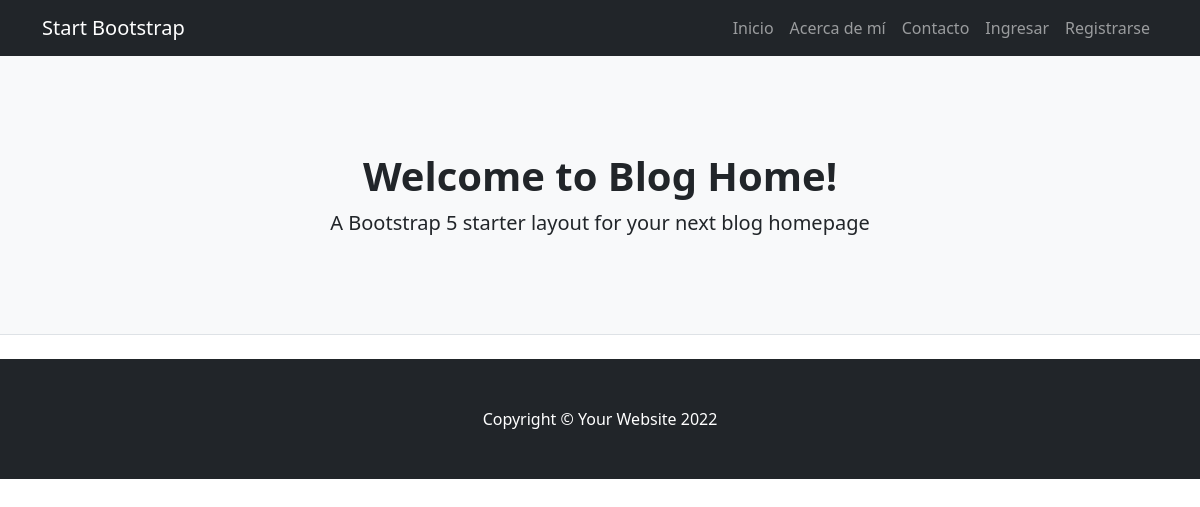
/blog-terror/listar/, run on an earlier commit of the app's database.
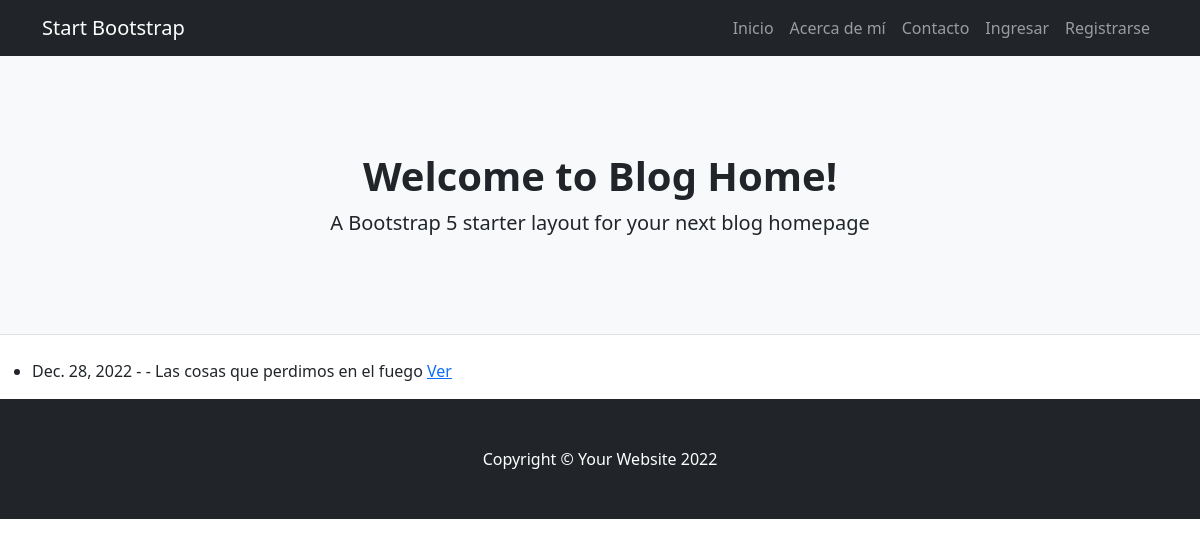
And on a later commit of the database.
### blog_terror/models.py (models this page shows)
class Post(models.Model):
    titulo = models.CharField(max_length=100)
    sub_titulo = models.CharField(max_length=100)
    texto = models.TextField(max_length=3000)
    publicado_el = models.DateField()

### blog_terror/views.py (the view)
# urls.py: path("blog-terror/listar/", PostList.as_view(), name= "blog-terror-listar"),
class PostList(ListView):
    model = Post

### blog_terror/templates/blog_terror/post_list.html (shortened to what this page needs)
{% extends "blog_terror/base.html" %}
{% block contenido %}
<ul>
{% for post in object_list %}
    <li>
        {{post.publicado_el}} - - {{post.titulo}}
        <a href="{% url 'blog-terror-detalle' post.id %}">Ver</a>
    </li>
{% endfor %}
</ul>
{% endblock %}

### blog_terror/templates/blog_terror/base.html (shortened to what this page needs)
<!DOCTYPE html>
<html lang="en">
    <head>
        {%load static%}
        <link href="{% static 'blog_terror/css/styles.css' %}" rel="stylesheet" />
    </head>
    <body>
        <nav class="navbar navbar-expand-lg navbar-dark bg-dark">
            <div class="container">
                <a class="navbar-brand" href="#!">Start Bootstrap</a>
                <div class="collapse navbar-collapse" id="navbarSupportedContent">
                    <ul class="navbar-nav ms-auto mb-2 mb-lg-0">
                        <li class="nav-item"><a class="nav-link" href="{% url 'blog-terror-index' %}">Inicio</a></li>
                        <li class="nav-item"><a class="nav-link" href="#!">Acerca de mí</a></li>
                        <li class="nav-item"><a class="nav-link" href="#!">Contacto</a></li>
                        {% if user.is_authenticated %}
                        <li class="nav-item"><a class="nav-link" href= "{% url 'blog-terror-listar' %}">Admin Blog</a></li>
                        <li class="nav-item"><a class="nav-link" href= "{% url 'blog-terror-logout' %}">Salir</a></li>
                        {%else%}
                        <li class="nav-item"><a class="nav-link" href= "{% url 'blog-terror-login' %}">Ingresar</a></li>
                        <li class="nav-item"><a class="nav-link" href= "{% url 'blog-terror-signup' %}">Registrarse</a></li>
                        {% endif %}
                    </ul>
                </div>
            </div>
        </nav>
        <header class="py-5 bg-light border-bottom mb-4">
            <div class="container">
                <div class="text-center my-5">
                    <h1 class="fw-bolder">Welcome to Blog Home!</h1>
                    <p class="lead mb-0">A Bootstrap 5 starter layout for your next blog homepage</p>
                </div>
            </div>
        </header>
        {% block contenido %} {% endblock %}
        <footer class="py-5 bg-dark">
            <div class="container"><p class="m-0 text-center text-white">Copyright &copy; Your Website 2022</p></div>
        </footer>
    </body>
</html>

What changed in the data, as far as the page shows it:
added Post: publicado_el "Dec. 28, 2022", titulo "Las cosas que perdimos en el fuego"
